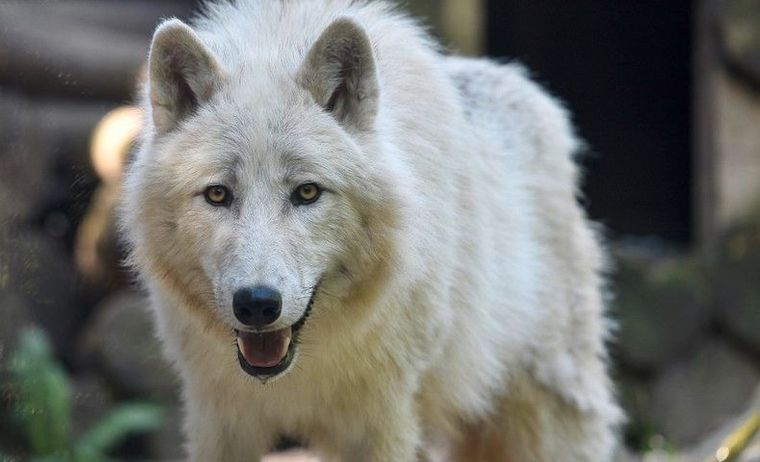
#> input picture python_proj/loup-entretien-marianne.jpg, 760 x 462 px, found by its file name
$ python -i index.py   (imports and definitions only)
#> lines starting #> are read from the running program, lines starting #| are printed output that depends on the picture; after the words box and inside, x2 and y2 are one past the last pixel; in counts of white or black regions, pixels touching at a corner belong together
from tkinter import *
from PIL import Image,ImageTk
from PIL import ImageFilter
from PIL import ImageEnhance
import cv2
from skimage.color import rgb2gray
from skimage.io import imread, imsave
import matplotlib.pyplot as plt
import numpy as np

# [267 lines left out: functions beginWindow, filterWindow, filtre1, contrastWindow, contrast, resWindow and 12 more, not called in this run]
#Get image contour button function
def contour():
    filename = r"G:\projets\python_proj\loup-entretien-marianne.jpg"
    img = cv2.imread(filename)
#> img is the input picture: shape (462, 760, 3); mean B, G, R 111.6, 115.7, 115
    gray_img = cv2.cvtColor(img, cv2.COLOR_BGR2GRAY)
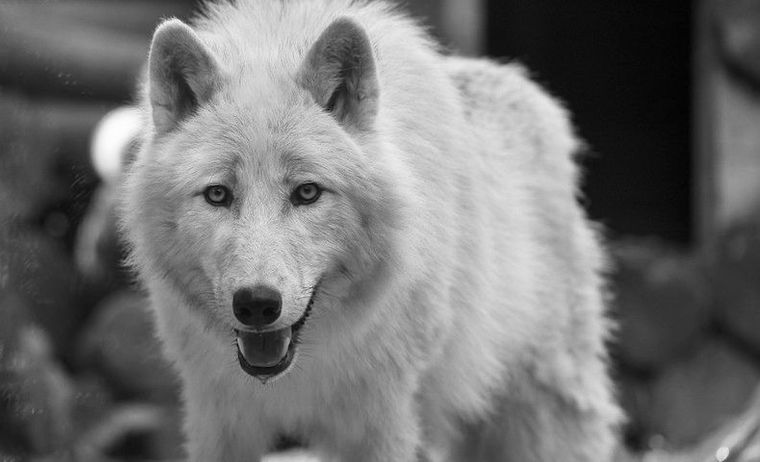
#> gray_img: shape (462, 760); min 1, max 254, mean 115
    retval, thresh = cv2.threshold(gray_img, 127, 255, 0)
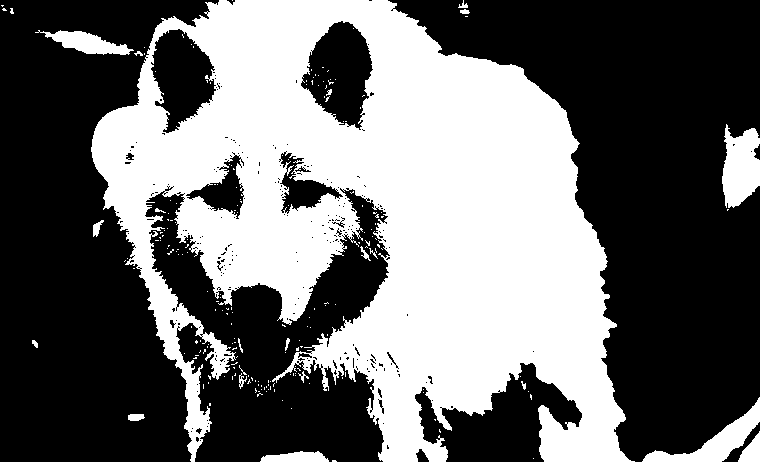
#> thresh: shape (462, 760); 42.2% white; 204 white regions (183 under 20 px)
    img_contours, _ = cv2.findContours(thresh, cv2.RETR_TREE, cv2.CHAIN_APPROX_SIMPLE)
#> img_contours = 565 contours, 533 with area under 20; largest, box (x1, y1, x2, y2) and area: (91, 0, 635, 462) 151194, (300, 20, 374, 131) 5118, (150, 28, 217, 134) 4416, (722, 124, 760, 208) 2218, (642, 397, 760, 462) 1916
    cv2.drawContours(img, img_contours, -1, (0, 255, 0))
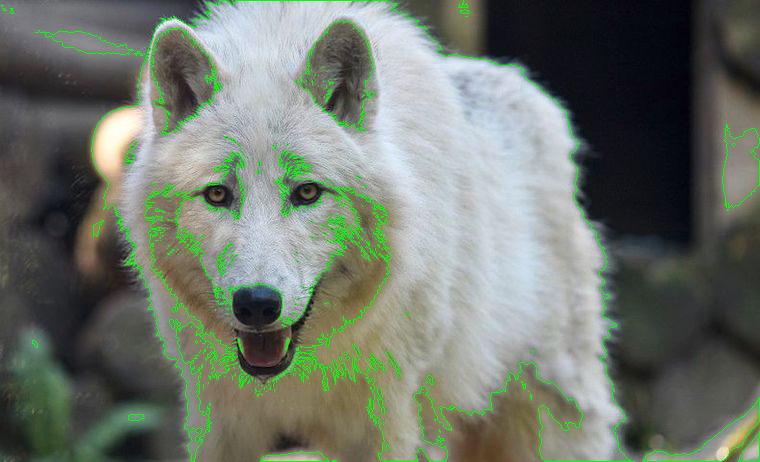
#> img: shape (462, 760, 3); 2.75% of pixels changed, all inside (x1, y1, x2, y2) = (1, 0, 760, 462)
    cv2.imshow('Image Contours', img)
    cv2.waitKey(0)


# [5 lines not run here, left out]
# [1 line that did not run here, left out]
# [1 line not run here, left out]
#task1#
# [1 line that did not run here, left out]
# [1 line not run here, left out]

#boutonquitter
# [1 line that did not run here, left out]
# [1 line not run here, left out]

#############
# [1 line that did not run here, left out]
# [2 lines not run here, left out]

>>> result = contour()
